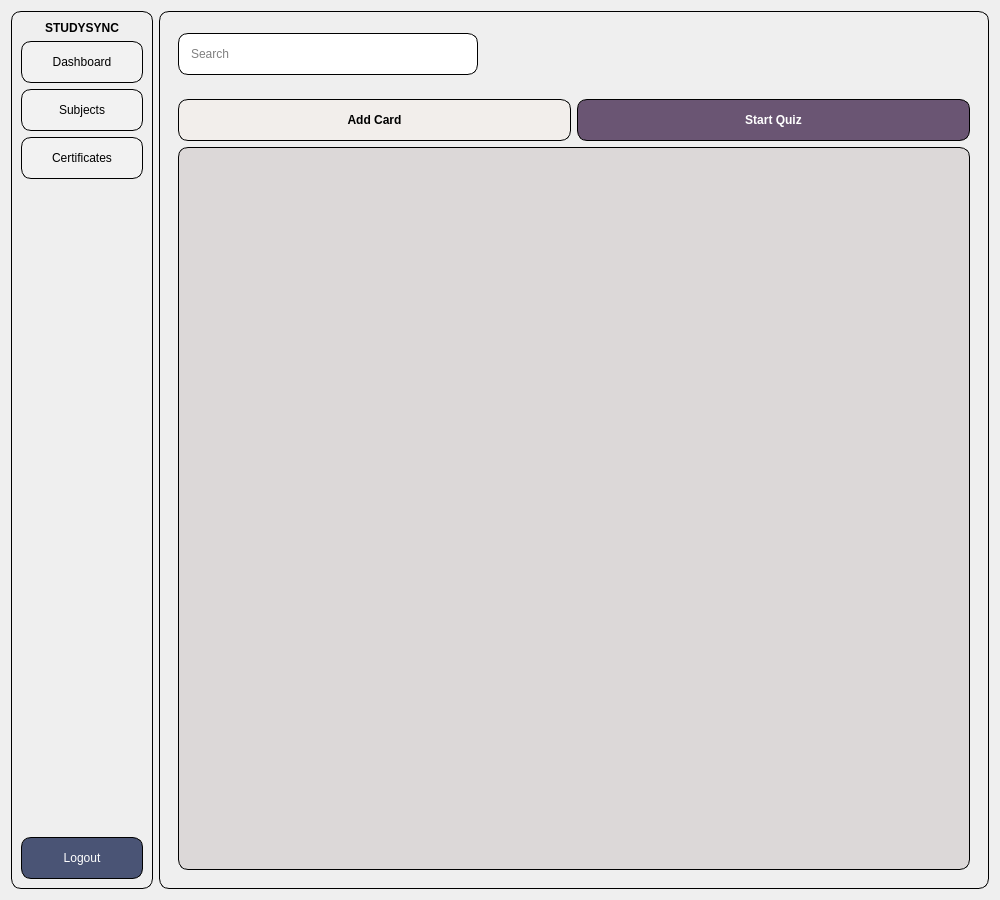
<?xml version="1.0" encoding="UTF-8"?>
<ui version="4.0">
 <class>StudentDashboard</class>
 <widget class="QWidget" name="StudentDashboard">
  <property name="geometry">
   <rect>
    <x>0</x>
    <y>0</y>
    <width>1000</width>
    <height>900</height>
   </rect>
  </property>
  <property name="styleSheet">
   <string notr="true">#loginButton {
	background-color: rgb(99, 76, 77); 
	border-radius: 10px;
	color: white;
	height:  40px;
	border: 1px solid #000000;
}

#sidebarFrame {
 border-radius: 10px;
 border: 1px solid #000000;
}

#topbarFrame {
	background-color: none;
	border: none;
}

#dashboardButton {
    background-color: rgb(242, 242, 242);
	border-radius: 10px;
	color: black;
	width: 120;
	height: 40px;
	border: 1px solid #000000;
}
#subjectsButton {
    background-color: rgb(242, 242, 242);
	border-radius: 10px;
	color: black;
	height: 40px;
	border: 1px solid #000000;
	width: 120
}
#certificatesButton {
    background-color: rgb(242, 242, 242);
	border-radius: 10px;
	color: black;
	height: 40px;
	border: 1px solid #000000;
	width: 120
}

#dashboardLogoutButton {
	background-color: rgb(74, 84, 117);
	border-radius: 10px;
	color: white;
	height: 40px;
	border: 1px solid #000000;
	width: 120
}

#searchLineEdit {
    border-radius: 10px;
    background-color: rgb(255, 255, 255);
    color: #000000;
    height: 40px;
	border: 1px solid #000000;
	padding-left: 10px;
}

#contentFrame {
 border-radius: 10px;
 border: 1px solid #000000;
}

#appTitle {
 font-weight: bold;
}

#addCardButton {
	background-color: rgb(242, 238, 235);
	border-radius: 10px;
	color: black;
     font-weight: bold;
 	height: 40px;
	border: 1px solid #000000;
}
#startQuizButton {
	background-color: rgb(106, 85, 115); 
	border-radius: 10px;
	color: white;
     font-weight: bold;
 	height: 40px;
	border: 1px solid #000000;
}


#cardDeckScrollArea {
	background-color: rgb(220, 216, 216);
	border-radius: 10px;
	border: 1px solid #000000;
	padding: 10px
}

#cardScrollArea {
	background-color:  rgb(220, 216, 216);
	border-radius: 10px;
	padding: 10px
}

#scrollAreaWidgetContents_2 {
	background-color:  rgb(220, 216, 216);
	border-radius: 10px;
	padding: 10px
}

#cardContainer {
	background-color:  rgb(220, 216, 216);
	border-radius: 10px;
	padding: 10px

}

#scrollAreaWidgetContents {
	background-color:  rgb(220, 216, 216);
	border-radius: 10px;
	padding: 10px
}</string>
  </property>
  <layout class="QHBoxLayout" name="mainLayout">
   <item>
    <widget class="QFrame" name="sidebarFrame">
     <property name="frameShape">
      <enum>QFrame::Shape::StyledPanel</enum>
     </property>
     <layout class="QVBoxLayout" name="sidebarLayout">
      <item>
       <widget class="QLabel" name="appTitle">
        <property name="text">
         <string>STUDYSYNC</string>
        </property>
        <property name="alignment">
         <set>Qt::AlignmentFlag::AlignCenter</set>
        </property>
       </widget>
      </item>
      <item>
       <widget class="QPushButton" name="dashboardButton">
        <property name="text">
         <string>Dashboard</string>
        </property>
       </widget>
      </item>
      <item>
       <widget class="QPushButton" name="subjectsButton">
        <property name="text">
         <string>Subjects</string>
        </property>
       </widget>
      </item>
      <item>
       <widget class="QPushButton" name="certificatesButton">
        <property name="text">
         <string>Certificates</string>
        </property>
       </widget>
      </item>
      <item>
       <spacer name="sidebarSpacer">
        <property name="orientation">
         <enum>Qt::Orientation::Vertical</enum>
        </property>
        <property name="sizeType">
         <enum>QSizePolicy::Policy::Expanding</enum>
        </property>
        <property name="sizeHint" stdset="0">
         <size>
          <width>0</width>
          <height>0</height>
         </size>
        </property>
       </spacer>
      </item>
      <item>
       <widget class="QPushButton" name="dashboardLogoutButton">
        <property name="text">
         <string>Logout</string>
        </property>
       </widget>
      </item>
     </layout>
    </widget>
   </item>
   <item>
    <widget class="QFrame" name="contentFrame">
     <property name="frameShape">
      <enum>QFrame::Shape::StyledPanel</enum>
     </property>
     <layout class="QVBoxLayout" name="contentLayout">
      <property name="topMargin">
       <number>12</number>
      </property>
      <item>
       <widget class="QFrame" name="topbarFrame">
        <property name="enabled">
         <bool>true</bool>
        </property>
        <property name="sizePolicy">
         <sizepolicy hsizetype="Preferred" vsizetype="Fixed">
          <horstretch>0</horstretch>
          <verstretch>0</verstretch>
         </sizepolicy>
        </property>
        <property name="minimumSize">
         <size>
          <width>0</width>
          <height>10</height>
         </size>
        </property>
        <property name="frameShape">
         <enum>QFrame::Shape::StyledPanel</enum>
        </property>
        <property name="frameShadow">
         <enum>QFrame::Shadow::Raised</enum>
        </property>
        <layout class="QHBoxLayout" name="horizontalLayout">
         <item>
          <widget class="QLineEdit" name="searchLineEdit">
           <property name="sizePolicy">
            <sizepolicy hsizetype="Fixed" vsizetype="Preferred">
             <horstretch>0</horstretch>
             <verstretch>0</verstretch>
            </sizepolicy>
           </property>
           <property name="minimumSize">
            <size>
             <width>300</width>
             <height>0</height>
            </size>
           </property>
           <property name="placeholderText">
            <string>Search</string>
           </property>
          </widget>
         </item>
         <item>
          <spacer name="horizontalSpacer">
           <property name="orientation">
            <enum>Qt::Orientation::Horizontal</enum>
           </property>
           <property name="sizeType">
            <enum>QSizePolicy::Policy::Expanding</enum>
           </property>
           <property name="sizeHint" stdset="0">
            <size>
             <width>40</width>
             <height>20</height>
            </size>
           </property>
          </spacer>
         </item>
        </layout>
       </widget>
      </item>
      <item>
       <widget class="QStackedWidget" name="homeStackedWidget">
        <property name="currentIndex">
         <number>0</number>
        </property>
        <widget class="QWidget" name="dashboardPageStack">
         <layout class="QVBoxLayout" name="verticalLayout_4">
          <item>
           <layout class="QHBoxLayout" name="horizontalLayout_2">
            <item>
             <widget class="QPushButton" name="addCardButton">
              <property name="sizePolicy">
               <sizepolicy hsizetype="Preferred" vsizetype="Preferred">
                <horstretch>0</horstretch>
                <verstretch>0</verstretch>
               </sizepolicy>
              </property>
              <property name="text">
               <string>Add Card</string>
              </property>
             </widget>
            </item>
            <item>
             <widget class="QPushButton" name="startQuizButton">
              <property name="sizePolicy">
               <sizepolicy hsizetype="Preferred" vsizetype="Preferred">
                <horstretch>0</horstretch>
                <verstretch>0</verstretch>
               </sizepolicy>
              </property>
              <property name="text">
               <string>Start Quiz</string>
              </property>
             </widget>
            </item>
           </layout>
          </item>
          <item>
           <widget class="QScrollArea" name="cardDeckScrollArea">
            <property name="widgetResizable">
             <bool>true</bool>
            </property>
            <widget class="QWidget" name="scrollAreaWidgetContents">
             <property name="geometry">
              <rect>
               <x>0</x>
               <y>0</y>
               <width>740</width>
               <height>674</height>
              </rect>
             </property>
             <layout class="QHBoxLayout" name="horizontalLayout_3">
              <item>
               <widget class="QWidget" name="cardDeckContianer" native="true">
                <layout class="QHBoxLayout" name="horizontalLayout_5">
                 <item>
                  <widget class="QScrollArea" name="cardScrollArea">
                   <property name="widgetResizable">
                    <bool>true</bool>
                   </property>
                   <widget class="QWidget" name="scrollAreaWidgetContents_2">
                    <property name="geometry">
                     <rect>
                      <x>0</x>
                      <y>0</y>
                      <width>672</width>
                      <height>606</height>
                     </rect>
                    </property>
                    <layout class="QHBoxLayout" name="horizontalLayout_4">
                     <item>
                      <widget class="QWidget" name="cardContainer" native="true">
                       <layout class="QVBoxLayout" name="verticalLayout">
                        <item>
                         <layout class="QHBoxLayout" name="horizontalLayout_6">
                          <property name="rightMargin">
                           <number>0</number>
                          </property>
                          <item>
                           <layout class="QVBoxLayout" name="cardLayout"/>
                          </item>
                         </layout>
                        </item>
                       </layout>
                      </widget>
                     </item>
                    </layout>
                   </widget>
                  </widget>
                 </item>
                </layout>
               </widget>
              </item>
             </layout>
            </widget>
           </widget>
          </item>
         </layout>
        </widget>
        <widget class="QWidget" name="subjectsPageStack">
         <layout class="QVBoxLayout" name="verticalLayout_3">
          <item>
           <widget class="QLabel" name="subjectsPageLabel">
            <property name="text">
             <string>SUBJECTS PAGE</string>
            </property>
           </widget>
          </item>
         </layout>
        </widget>
        <widget class="QWidget" name="certsPageStack">
         <layout class="QVBoxLayout" name="verticalLayout_5">
          <item>
           <widget class="QLabel" name="certPageLabel">
            <property name="text">
             <string>CERTIFICATES PAGE</string>
            </property>
           </widget>
          </item>
         </layout>
        </widget>
       </widget>
      </item>
     </layout>
    </widget>
   </item>
  </layout>
 </widget>
 <resources/>
 <connections/>
</ui>
